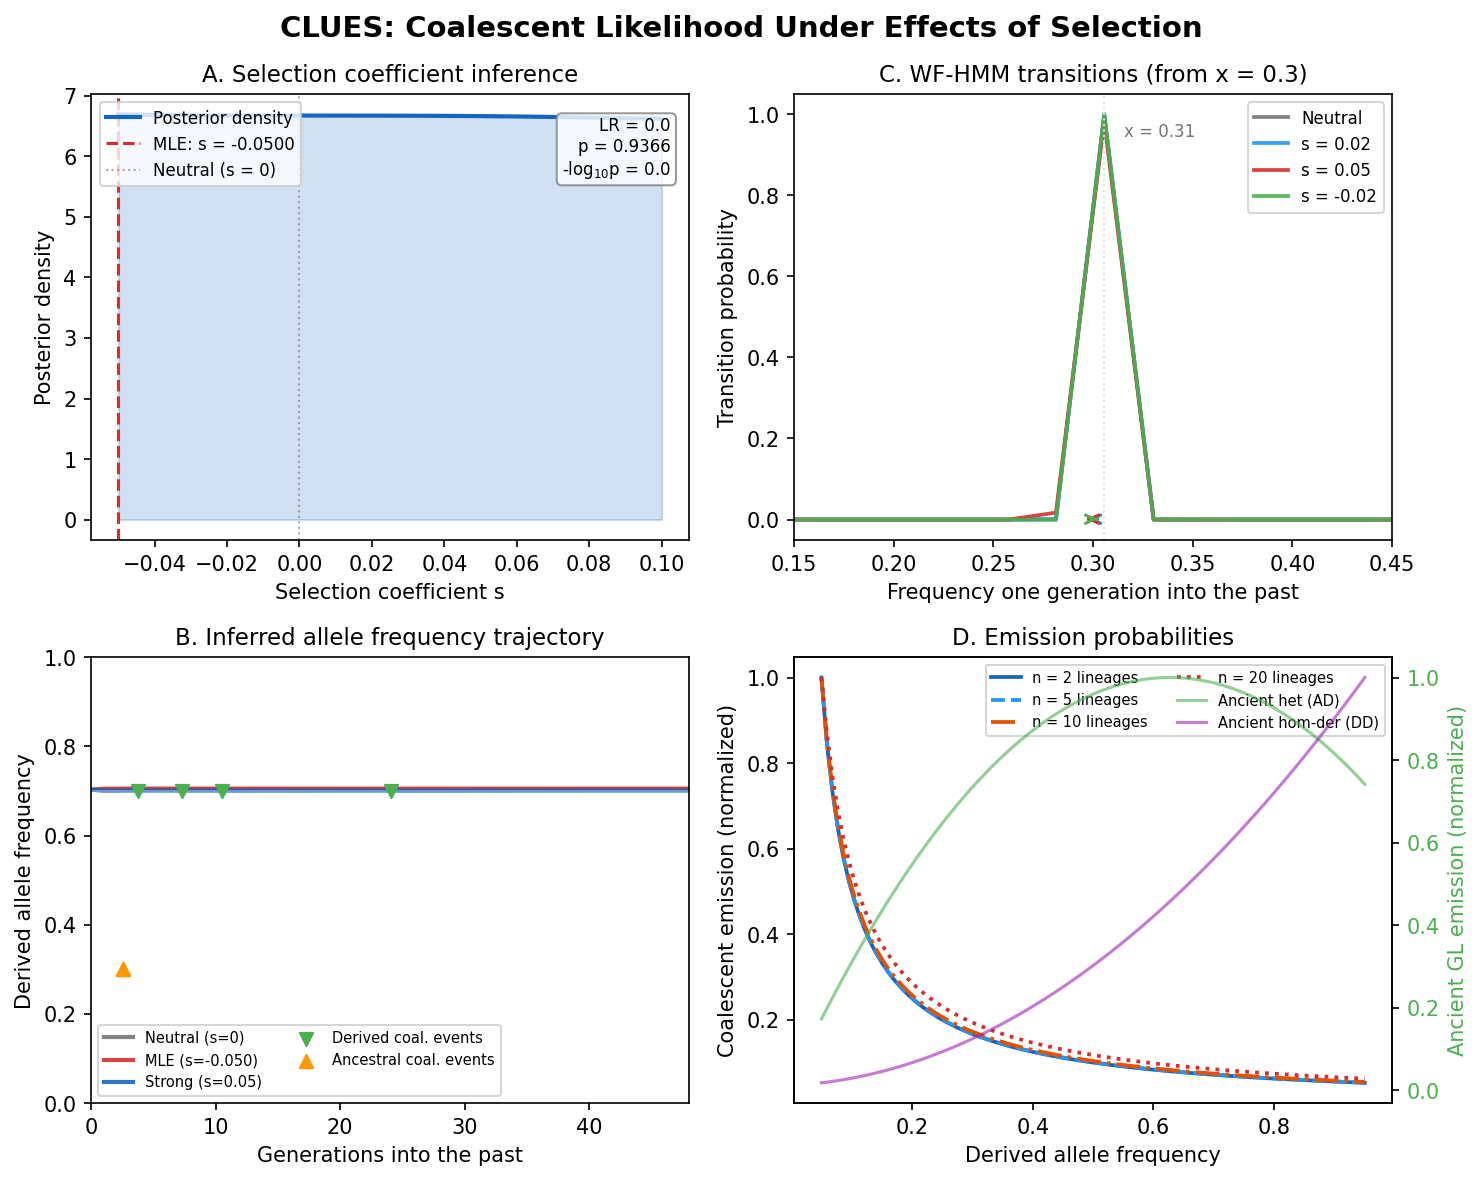

The script that saved this image:
"""
Figure: CLUES -- Coalescent Likelihood Under Effects of Selection.

Shows the Wright-Fisher HMM transition structure, coalescent emission
probabilities, importance sampling weights, and selection coefficient
posterior / likelihood ratio surface.
"""

import numpy as np
import matplotlib.pyplot as plt
from watchgen.mini_clues import (
    backward_mean,
    backward_std,
    build_frequency_bins,
    build_transition_matrix,
    build_normal_cdf_lookup,
    build_transition_matrix_fast,
    log_coalescent_density,
    genotype_likelihood_emission,
    logsumexp,
    likelihood_ratio_test,
    backward_algorithm,
    estimate_selection_single,
)

plt.rcParams.update({
    "font.size": 10,
    "axes.titlesize": 11,
    "axes.labelsize": 10,
    "figure.dpi": 150,
})

fig, axes = plt.subplots(2, 2, figsize=(10, 8))
fig.suptitle("CLUES: Coalescent Likelihood Under Effects of Selection",
             fontsize=14, fontweight="bold")

# --- Panel A: Selection coefficient posterior (likelihood surface) ---
ax = axes[0, 0]

# Build a small model and scan the log-likelihood over s values
K = 80
freqs, logfreqs, log1minusfreqs = build_frequency_bins(K)
z_bins, z_cdf = build_normal_cdf_lookup()
N_diploid = 10_000.0
N_haploid = 2 * N_diploid
t_cutoff = 50  # generations to look back

epochs = np.arange(0.0, t_cutoff)
N_vec = N_diploid * np.ones(int(t_cutoff))
h = 0.5

# Simulate coalescence times consistent with positive selection
# (derived lineages coalesce faster = lower freq in the past)
np.random.seed(42)
n_der = 5
n_anc = 3
coal_times_der = np.sort(np.random.exponential(8, size=n_der - 1))
coal_times_anc = np.sort(np.random.exponential(15, size=n_anc - 1))
curr_freq = 0.7

# Scan log-likelihood
s_grid = np.linspace(-0.05, 0.10, 80)
log_liks = np.zeros_like(s_grid)

for i, s_val in enumerate(s_grid):
    sel = np.array([s_val])
    alpha_mat = backward_algorithm(
        sel, freqs, logfreqs, log1minusfreqs,
        z_bins, z_cdf, epochs, N_vec, h,
        coal_times_der, coal_times_anc,
        n_der, n_anc, curr_freq)
    log_liks[i] = logsumexp(alpha_mat[-2, :])

# Normalize for visualization
log_liks_norm = log_liks - log_liks.max()

# Find MLE
s_hat_idx = np.argmax(log_liks)
s_hat = s_grid[s_hat_idx]

# Approximate posterior (proportional to likelihood with flat prior)
posterior = np.exp(log_liks_norm)
posterior /= np.trapezoid(posterior, s_grid) if hasattr(np, 'trapezoid') else np.sum(posterior * np.gradient(s_grid))

ax.fill_between(s_grid, posterior, alpha=0.2, color="#1565C0")
ax.plot(s_grid, posterior, color="#1565C0", lw=2, label="Posterior density")
ax.axvline(s_hat, color="#D32F2F", ls="--", lw=1.5,
           label=f"MLE: s = {s_hat:.4f}")
ax.axvline(0.0, color="#757575", ls=":", lw=1, alpha=0.6,
           label="Neutral (s = 0)")

# Log-LR and significance
ll_neutral = log_liks[np.argmin(np.abs(s_grid))]
log_lr_val = 2 * (log_liks[s_hat_idx] - ll_neutral)
_, p_value, neg_log10_p = likelihood_ratio_test(
    log_liks[s_hat_idx], ll_neutral)

ax.text(0.97, 0.95,
        f"LR = {log_lr_val:.1f}\np = {p_value:.4f}\n"
        f"-log$_{{10}}$p = {neg_log10_p:.1f}",
        transform=ax.transAxes, fontsize=8, va="top", ha="right",
        bbox=dict(boxstyle="round,pad=0.3", fc="white", ec="gray", alpha=0.8))

ax.set_xlabel("Selection coefficient s")
ax.set_ylabel("Posterior density")
ax.set_title("A. Selection coefficient inference")
ax.legend(fontsize=8, loc="upper left")

# --- Panel B: Allele frequency trajectory inference ---
ax = axes[1, 0]

# Run backward algorithm at several s values and show the frequency trajectory
# implied by the posterior mean at each epoch
s_vals_traj = [0.0, s_hat, 0.05]
colors_traj = ["#757575", "#D32F2F", "#1565C0"]
labels_traj = ["Neutral (s=0)", f"MLE (s={s_hat:.3f})", "Strong (s=0.05)"]

for s_val, color, label in zip(s_vals_traj, colors_traj, labels_traj):
    sel = np.array([s_val])
    alpha_mat = backward_algorithm(
        sel, freqs, logfreqs, log1minusfreqs,
        z_bins, z_cdf, epochs, N_vec, h,
        coal_times_der, coal_times_anc,
        n_der, n_anc, curr_freq)

    # Compute posterior mean frequency at each time step
    mean_freq = np.zeros(len(epochs) - 1)
    for t in range(len(epochs) - 1):
        row = alpha_mat[t, :]
        row_norm = row - logsumexp(row)
        probs = np.exp(row_norm)
        probs /= probs.sum()
        mean_freq[t] = np.sum(freqs * probs)

    ax.plot(np.arange(len(mean_freq)), mean_freq, color=color, lw=2,
            label=label, alpha=0.9)

# Show coalescence events
ax.scatter(coal_times_der, [curr_freq] * len(coal_times_der),
           marker="v", s=40, color="#4CAF50", zorder=5,
           label="Derived coal. events")
ax.scatter(coal_times_anc, [1 - curr_freq] * len(coal_times_anc),
           marker="^", s=40, color="#FF9800", zorder=5,
           label="Ancestral coal. events")

ax.axhline(curr_freq, color="#E0E0E0", ls="-", lw=0.8, alpha=0.5)
ax.set_xlabel("Generations into the past")
ax.set_ylabel("Derived allele frequency")
ax.set_title("B. Inferred allele frequency trajectory")
ax.legend(fontsize=7, loc="lower left", ncol=2)
ax.set_ylim(0, 1)
ax.set_xlim(0, t_cutoff - 2)

# --- Panel C: HMM transition matrix structure ---
ax = axes[0, 1]

# Build transition matrices under different selection coefficients
K_small = 60
freqs_small, _, _ = build_frequency_bins(K_small)

# Show transition row distributions for a starting frequency of ~0.3
target_freq = 0.3
i_row = np.argmin(np.abs(freqs_small - target_freq))

s_vals = [0.0, 0.02, 0.05, -0.02]
colors_c = ["#757575", "#2196F3", "#D32F2F", "#4CAF50"]
labels_c = ["Neutral", "s = 0.02", "s = 0.05", "s = -0.02"]

for s_val, color, label in zip(s_vals, colors_c, labels_c):
    logP = build_transition_matrix(freqs_small, 2 * N_diploid, s_val)
    P_row = np.exp(logP[i_row, :])
    ax.plot(freqs_small, P_row, color=color, lw=1.8, label=label, alpha=0.9)

ax.axvline(freqs_small[i_row], color="#E0E0E0", ls=":", lw=1)
ax.text(freqs_small[i_row] + 0.01, ax.get_ylim()[1] * 0.9,
        f"x = {freqs_small[i_row]:.2f}", fontsize=8, color="#757575")

# Show backward mean arrows
for s_val, color in zip([0.02, 0.05, -0.02],
                        ["#2196F3", "#D32F2F", "#4CAF50"]):
    mu_back = backward_mean(target_freq, s_val)
    ax.annotate("", xy=(mu_back, 0.001), xytext=(target_freq, 0.001),
                arrowprops=dict(arrowstyle="->", color=color, lw=1.5))

ax.set_xlabel("Frequency one generation into the past")
ax.set_ylabel("Transition probability")
ax.set_title(f"C. WF-HMM transitions (from x = {target_freq})")
ax.legend(fontsize=8, loc="upper right")
ax.set_xlim(0.15, 0.45)

# --- Panel D: Coalescent emission structure ---
ax = axes[1, 1]

# Show how coalescent emission probability varies with frequency and lineage count
freq_grid = np.linspace(0.05, 0.95, 100)
coal_time = np.array([0.5])
N_dip = 10_000.0

for n_lin, color, ls in [
    (2, "#1565C0", "-"),
    (5, "#2196F3", "--"),
    (10, "#E65100", "-."),
    (20, "#D32F2F", ":"),
]:
    log_probs = np.array([
        log_coalescent_density(coal_time, n_lin, 0.0, 1.0,
                               freq, N_dip, ancestral=False)
        for freq in freq_grid
    ])
    # Normalize to show relative shape
    log_probs_norm = log_probs - log_probs.max()
    probs = np.exp(log_probs_norm)
    ax.plot(freq_grid, probs, color=color, lw=1.8, ls=ls,
            label=f"n = {n_lin} lineages")

# Add ancient genotype likelihood emission overlay
ax2 = ax.twinx()
# Simulate an ancient sample that looks heterozygous (AD genotype)
gl_het = np.log(np.array([0.01, 0.70, 0.29]))  # P(R|AA), P(R|AD), P(R|DD)
gl_hom_der = np.log(np.array([0.01, 0.04, 0.95]))

for gl, color, label in [
    (gl_het, "#4CAF50", "Ancient het (AD)"),
    (gl_hom_der, "#9C27B0", "Ancient hom-der (DD)"),
]:
    anc_emissions = np.array([
        genotype_likelihood_emission(gl, np.log(max(f, 1e-12)),
                                      np.log(max(1 - f, 1e-12)))
        for f in freq_grid
    ])
    anc_probs = np.exp(anc_emissions - anc_emissions.max())
    ax2.plot(freq_grid, anc_probs, color=color, lw=1.5, ls="-",
             alpha=0.6, label=label)

ax.set_xlabel("Derived allele frequency")
ax.set_ylabel("Coalescent emission (normalized)")
ax2.set_ylabel("Ancient GL emission (normalized)", color="#4CAF50")
ax2.tick_params(axis="y", labelcolor="#4CAF50")
ax.set_title("D. Emission probabilities")

# Combine legends
lines1, labels1 = ax.get_legend_handles_labels()
lines2, labels2 = ax2.get_legend_handles_labels()
ax.legend(lines1 + lines2, labels1 + labels2, fontsize=7,
          loc="upper right", ncol=2)

plt.tight_layout()
plt.savefig("figures/fig_mini_clues.png", dpi=150, bbox_inches="tight")
plt.savefig("figures/fig_mini_clues.pdf", bbox_inches="tight")
print("Saved figures/fig_mini_clues.png")
